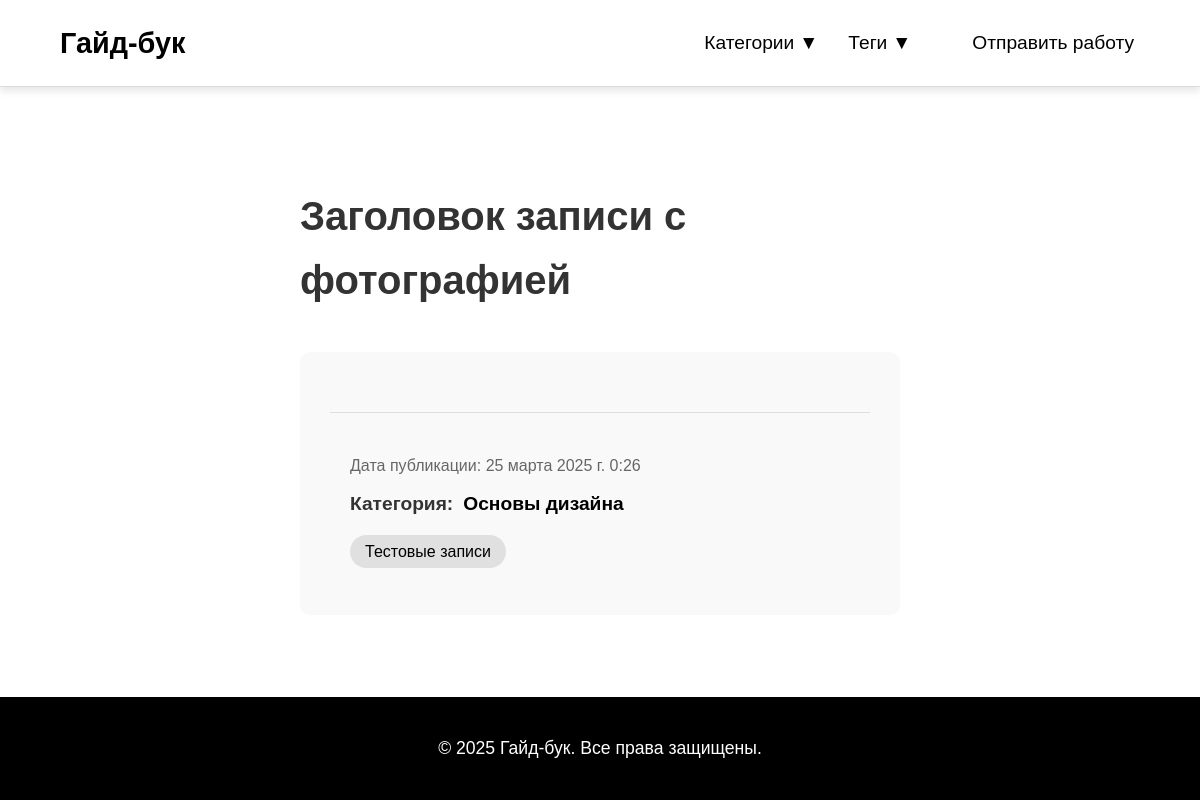
/record/3/, run on the app's committed database.
### guidbook_app/models.py (models this page shows, shortened)
class Record(models.Model):
    title = models.CharField(max_length=200, verbose_name="Заголовок записи")
    content = models.TextField(verbose_name="Содержимое записи (HTML)")
    short_content = models.TextField(verbose_name="Краткое содержание записи (HTML)")
    category = models.ForeignKey(
        Category, on_delete=models.SET_NULL, null=True, blank=True, verbose_name="Категория"
    )
    tags = models.ManyToManyField(Tag, blank=True, verbose_name="Теги")
    created_at = models.DateTimeField(auto_now_add=True, verbose_name="Дата создания")
    class Meta:
        verbose_name = "Запись"
        verbose_name_plural = "Записи"

class Category(models.Model):
    name = models.CharField(max_length=200, verbose_name="Название категории")
    slug = models.SlugField(unique=True, verbose_name="URL категории")
    description = models.TextField(blank=True, null=True, verbose_name="Описание")
    item_count = models.PositiveIntegerField(default=0, verbose_name="Количество записей")
    color_class = models.CharField(max_length=50, default="color-teal", verbose_name="CSS-класс цвета")
    class Meta:
        verbose_name = "Категория"
        verbose_name_plural = "Категории"

class Tag(models.Model):
    name = models.CharField(max_length=100, verbose_name="Название тега")
    slug = models.SlugField(unique=True, verbose_name="URL тега")
    description = models.TextField(blank=True, null=True, verbose_name="Описание")
    class Meta:
        verbose_name = "Тег"
        verbose_name_plural = "Теги"

### guidbook_app/views.py (the view)
# urls.py: path('record/<int:pk>/', views.record_detail, name='record_detail'),
def record_detail(request, pk):
    record = get_object_or_404(Record, pk=pk)
    categories = Category.objects.all()
    tags = Tag.objects.all()
    return render(request, 'guidbook_app/record_detail.html', {'record': record,'categories':categories,'tags':tags})

### guidbook_app/templates/guidbook_app/record_detail.html (shortened to what this page needs)
{% load static %}
<!DOCTYPE html>
<html lang="ru">
<head>
    <link rel="stylesheet" href="{% static 'guidbook_app/record_detail.css' %}">
</head>
<body>
<div class="wrapper">
    <header class="fixed-header">
        <a href="/" class="logo">Гайд-бук</a>
        <div class="nav-links">
            <button id="menu-button" class="nav-link toggle-menu">
                Категории <span class="arrow-icon">▼</span>
            </button>
            <button id="tags-button" class="nav-link toggle-menu">
                Теги <span class="arrow-icon">▼</span>
            </button>
            <button class="nav-link toggle-menu">
                <a href="{% url 'student_request' %}">Отправить работу</a>
            </button>
        </div>
    </header>
    <main>
        <section class="category-header">
            <h1>{{record.title}}</h1>
        </section>
        <section class="single-record">
            <div class="record-card">
                <div class="record-footer">
                    <div class="record-meta">
                        <span class="date">Дата публикации: {{record.created_at}}</span>
                        <div class="category">
                            <span class="category-label">Категория:</span>
                            <a href="{% url 'category_detail' record.category.slug %}" class="category-link">{{record.category.name}}</a>
                        </div>
                        <div class="tags-container">
                            <span class="tags">
                                {% for tag in record.tags.all %}
                                    <a href="{% url 'tag_detail' tag.slug %}" class="tag">{{tag.name}}</a>
                                {% endfor %}
                            </span>
                        </div>
                    </div>
                </div>
            </div>
        </section>
    </main>
    {% include "guidbook_app//footer.html" %}
    </div>
</body>
</html>

### guidbook_app/templates/guidbook_app/record_detail.html (style rules this page uses)
.toggle-menu { border: none; background: none; }

### guidbook_app/templates/guidbook_app/footer.html (style rules this page uses)
.wrapper { display: flex; flex-direction: column; min-height: 100vh; }
main { width:50vw; flex: 1; padding-top: 8vh; }

### data on the page
Record: title "Заголовок записи с фотографией", created_at "25 марта 2025 г. 0:26", category.name "Основы дизайна"
Tag: name "Тестовые записи"
